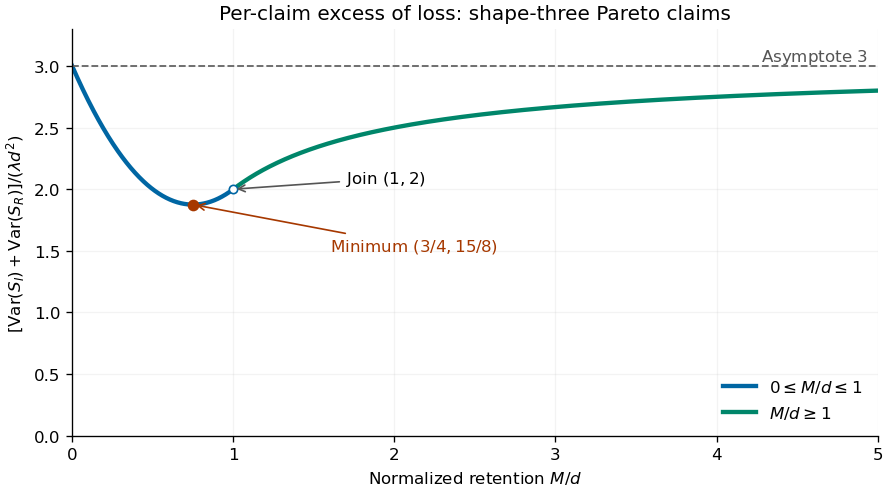

Write Python code to recreate this figure.
"""Pareto reinsurance variance sketch.

Tested with Python 3.14.4, NumPy 2.3.5, Matplotlib 3.10.7 (root dependencies).
Writes paper-41-retention.png to caller CWD; caller MPLCONFIGDIR is honored.
"""
from pathlib import Path
import matplotlib
matplotlib.use("Agg")
import matplotlib.pyplot as plt
import numpy as np


def main():
    fig, ax = plt.subplots(figsize=(7.4, 4.1), layout="constrained")
    fig.patch.set_facecolor("white")
    ax.set_facecolor("white")
    left = np.linspace(0, 1, 301)
    right = np.linspace(1, 5, 500)
    ax.plot(left, 3 - 3 * left + 2 * left**2, color="#0066a3", lw=2.6,
            label=r"$0\leq M/d\leq1$")
    ax.plot(right, 3 - 1 / right, color="#00866a", lw=2.6, label=r"$M/d\geq1$")
    ax.axhline(3, ls="--", color="#666666", lw=1.1)
    ax.text(4.94, 3.04, r"Asymptote $3$", ha="right", color="#555555")
    ax.plot(0.75, 15 / 8, "o", color="#a63800", ms=6)
    ax.annotate(r"Minimum $(3/4,15/8)$", (0.75, 15 / 8), (1.6, 1.5),
                arrowprops={"arrowstyle": "->", "color": "#a63800"}, color="#a63800")
    ax.plot(1, 2, "o", mfc="white", mec="#0066a3", ms=5)
    ax.annotate(r"Join $(1,2)$", (1, 2), (1.7, 2.05),
                arrowprops={"arrowstyle": "->", "color": "#555555"})
    ax.set(xlim=(0, 5), ylim=(0, 3.3), xlabel=r"Normalized retention $M/d$",
           ylabel=r"$[\operatorname{Var}(S_I)+\operatorname{Var}(S_R)]/(\lambda d^2)$",
           title="Per-claim excess of loss: shape-three Pareto claims")
    ax.spines[["top", "right"]].set_visible(False)
    ax.grid(alpha=0.15)
    ax.legend(loc="lower right", frameon=False)
    fig.savefig(Path.cwd() / "paper-41-retention.png", dpi=120, facecolor="white", transparent=False)
    plt.close(fig)


if __name__ == "__main__":
    main()
